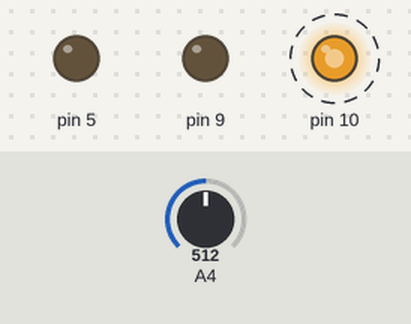
Bench run of a sketch on a simulated Arduino Leonardo, built with avr-gcc and run on an emulated ATmega32U4. Parts: output pins drawn as LEDs (lit = HIGH). Dashed ring = blinking. Inputs (shaded band) come from the test bench; at power-on: A4 = 512. No radio packets arrive unless stated; what the sketch prints to the serial monitor is not drawn.

Above: at 0.1 s.
Timing chart, 0 to 3.5 s (numbered marks = the images above):
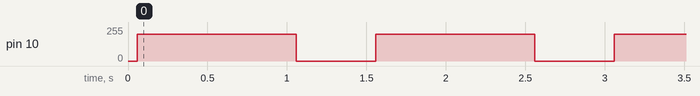

Measured:
- by itself, pin 10: alternates 200/255 for 1.0 s and 0/255 for 0.50 s

The sketch:

testWirelessRadioCommunicationTransmitter.ino
```cpp
#include <SPI.h>
#include "nRF24L01.h" //is this necessary?
#include "RF24.h"
#include <Esplora.h>

// Turn on debug statements to the serial output
#define  DEBUG_ENABLE  1

#if  DEBUG_ENABLE
#define DEBUG(s, x) { Serial.print(F(s)); Serial.print(x); }
#define DEBUGS(x) Serial.print(F(x))
#define DEBUGX(x) Serial.println(x, HEX)
#else
#define DEBUG(s, x)
#define DEBUGS(x)
#define DEBUGX(x)
#endif

#define ARRAY_SIZE(A) (sizeof(A) / sizeof((A)[0]))

/****************** User Config ***************************/
/***      Set this radio as radio number 0 or 1         ***/
bool radioNumber = 0;

/* Hardware configuration: Set up nRF24L01 radio on SPI bus plus pins 7 & 8 (on Uno/Nano) */
// pin 0 & 1 (on Esplora)
RF24 radio(0, 1);

const byte address[6] = "A0001";
byte addresses[][6] = {"A0001","A0002"};

// Used to control whether this node is sending or receiving
bool role = 0;

//Esplora controls
int _sliderValue = 0;

void setup() {
  // put your setup code here, to run once:
  Serial.begin(115200);
  DEBUGS("\n[Wireless Radio Communication test: Transmitter]");

  radio.begin();

  radio.setPALevel(RF24_PA_LOW);

  // Open a writing and reading pipe on each radio, with opposite addresses
  if(radioNumber){
    radio.openWritingPipe(addresses[1]);
    radio.openReadingPipe(1,addresses[0]);
  }else{
    radio.openWritingPipe(addresses[0]);
    radio.openReadingPipe(1,addresses[1]);
  }

  radio.openWritingPipe(address);

  radio.setDataRate(RF24_250KBPS);
  radio.setChannel(119);

  radio.stopListening();

  delay(50);
}

void loop() {
  // put your main code here, to run repeatedly:
  Esplora.writeRGB(0, 200, 0);

  //const char text[] = "Hello from Esplora";
  //radio.write(&text, sizeof(text));
  //delay(5);

  transmitSlider();

  delay(1000);
  Esplora.writeRGB(0, 0, 0);
  delay(500);
}

void transmitSlider(){
  _sliderValue = Esplora.readSlider();
  _sliderValue = map(_sliderValue, 0, 1023, 0, 255);

  //Serial.print("_sliderValue:\t"); Serial.println(_sliderValue);

  radio.write(&_sliderValue, sizeof(_sliderValue));

  }
```
